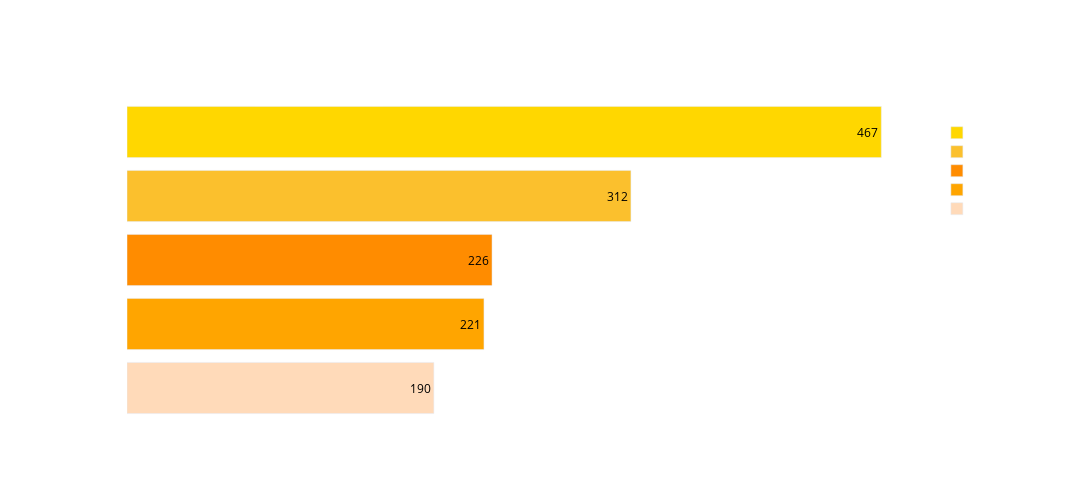

Notebook code for this chart:
### Markdown cell above
#### PLATFORMS - FOR MIDDLE EAST

### Code cell
middle_east_df = platform_expanded[platform_expanded['Region'] == 'Middle East']
me_db_counts = (middle_east_df.groupby('PlatformWorkedWith').size().reset_index(name='Count').sort_values('Count', ascending=False))

top5_me = me_db_counts.head(5)

fig = px.bar(
    top5_me,
    x='Count',
    y='PlatformWorkedWith',
    color='PlatformWorkedWith',
    orientation='h',
    text='Count',
    title='Top 5 Platforms Used in Middle East (All Years)',
    color_discrete_sequence=[
        '#FFD700',  # Gold
        '#FBC02D',  # Strong Yellow
        '#FF8C00',  # Darker Orange
        '#FFA500',  # Medium Orange
        '#FFDAB9'   # Peach
    ],
    category_orders={'PlatformWorkedWith': top5_me['PlatformWorkedWith'].tolist()})
fig.update_traces(
    textposition='auto',
    textfont_color='black')

fig.update_layout(
    width=1600,
    height=500,
    plot_bgcolor='rgba(0,0,0,0)',
    paper_bgcolor='rgba(0,0,0,0)',
    font=dict(color='white'),
    legend_title_font=dict(color='white'),
    title_font=dict(color='white'),
    xaxis=dict(title_font=dict(color='white'), tickfont=dict(color='white')),
    yaxis=dict(title_font=dict(color='white'), tickfont=dict(color='white')))

fig.update_xaxes(showgrid=False)
fig.update_yaxes(showgrid=False)

fig.show()

### Figure 1 — Plotly figure (JSON) as saved in the notebook; plotly's stock layout.template omitted (floating-point values rounded to 4 significant figures)
{"data": [{"alignmentgroup": "True", "hovertemplate": "PlatformWorkedWith=%{y}<br>Count=%{text}<extra></extra>", "legendgroup": "AWS", "marker": {"color": "#FFD700", "pattern": {"shape": ""}}, "name": "AWS", "offsetgroup": "AWS", "orientation": "h", "showlegend": true, "text": [467], "textfont": {"color": "black"}, "textposition": "auto", "type": "bar", "x": [467], "xaxis": "x", "y": ["AWS"], "yaxis": "y"}, {"alignmentgroup": "True", "hovertemplate": "PlatformWorkedWith=%{y}<br>Count=%{text}<extra></extra>", "legendgroup": "Microsoft Azure", "marker": {"color": "#FBC02D", "pattern": {"shape": ""}}, "name": "Microsoft Azure", "offsetgroup": "Microsoft Azure", "orientation": "h", "showlegend": true, "text": [312], "textfont": {"color": "black"}, "textposition": "auto", "type": "bar", "x": [312], "xaxis": "x", "y": ["Microsoft Azure"], "yaxis": "y"}, {"alignmentgroup": "True", "hovertemplate": "PlatformWorkedWith=%{y}<br>Count=%{text}<extra></extra>", "legendgroup": "Heroku", "marker": {"color": "#FF8C00", "pattern": {"shape": ""}}, "name": "Heroku", "offsetgroup": "Heroku", "orientation": "h", "showlegend": true, "text": [226], "textfont": {"color": "black"}, "textposition": "auto", "type": "bar", "x": [226], "xaxis": "x", "y": ["Heroku"], "yaxis": "y"}, {"alignmentgroup": "True", "hovertemplate": "PlatformWorkedWith=%{y}<br>Count=%{text}<extra></extra>", "legendgroup": "Digital Ocean", "marker": {"color": "#FFA500", "pattern": {"shape": ""}}, "name": "Digital Ocean", "offsetgroup": "Digital Ocean", "orientation": "h", "showlegend": true, "text": [221], "textfont": {"color": "black"}, "textposition": "auto", "type": "bar", "x": [221], "xaxis": "x", "y": ["Digital Ocean"], "yaxis": "y"}, {"alignmentgroup": "True", "hovertemplate": "PlatformWorkedWith=%{y}<br>Count=%{text}<extra></extra>", "legendgroup": "Firebase", "marker": {"color": "#FFDAB9", "pattern": {"shape": ""}}, "name": "Firebase", "offsetgroup": "Firebase", "orientation": "h", "showlegend": true, "text": [190], "textfont": {"color": "black"}, "textposition": "auto", "type": "bar", "x": [190], "xaxis": "x", "y": ["Firebase"], "yaxis": "y"}], "layout": {"barmode": "relative", "font": {"color": "white"}, "height": 500, "legend": {"title": {"font": {"color": "white"}, "text": "PlatformWorkedWith"}, "tracegroupgap": 0}, "paper_bgcolor": "rgba(0,0,0,0)", "plot_bgcolor": "rgba(0,0,0,0)", "title": {"font": {"color": "white"}, "text": "Top 5 Platforms Used in Middle East (All Years)"}, "width": 1600, "xaxis": {"anchor": "y", "domain": [0, 1], "showgrid": false, "tickfont": {"color": "white"}, "title": {"font": {"color": "white"}, "text": "Count"}}, "yaxis": {"anchor": "x", "categoryarray": ["Firebase", "Digital Ocean", "Heroku", "Microsoft Azure", "AWS"], "categoryorder": "array", "domain": [0, 1], "showgrid": false, "tickfont": {"color": "white"}, "title": {"font": {"color": "white"}, "text": "PlatformWorkedWith"}}}}
